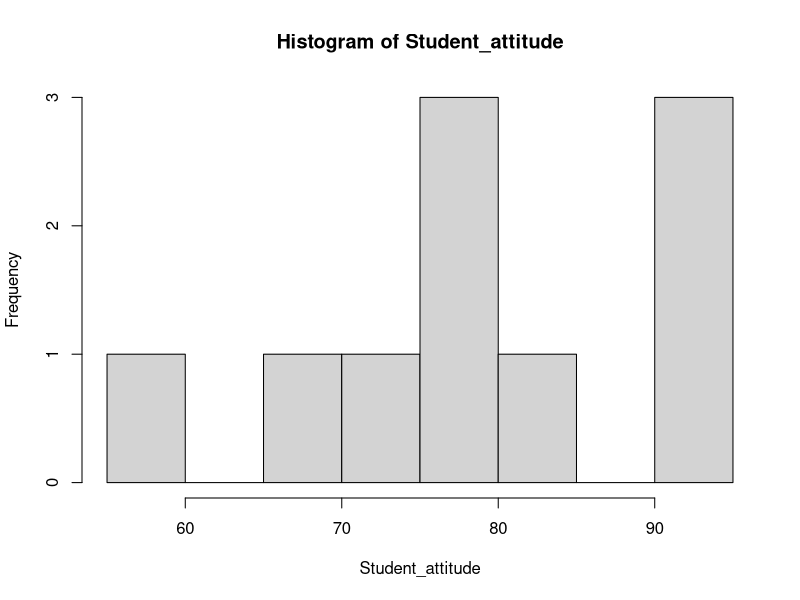
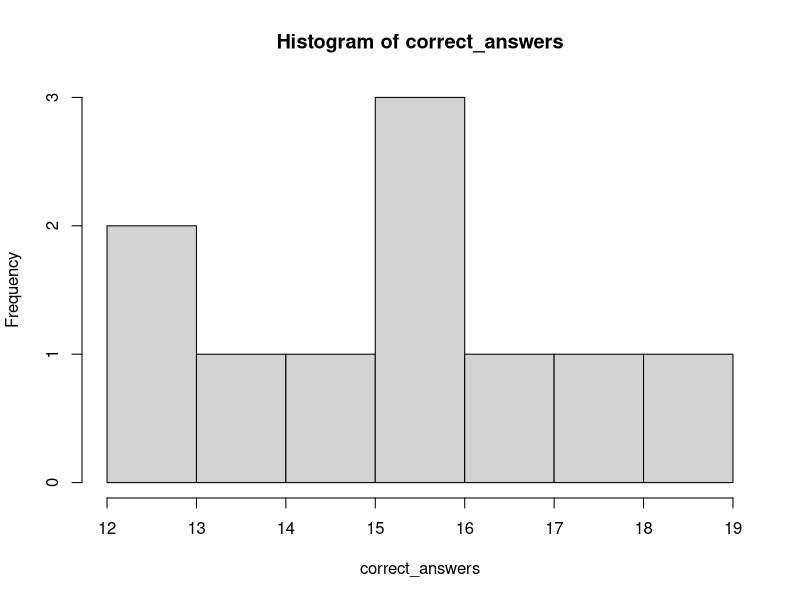
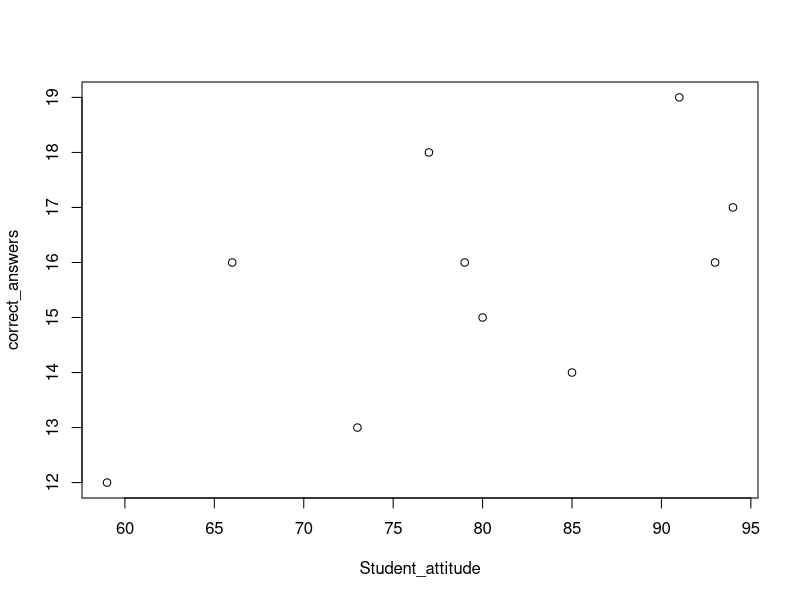

The R source for these figures, in order: (Note: this script raises an error after producing the figures.)
# Statistics Tutorial Day 4
###################################################

####----1. Working Directory----####
getwd()
setwd()

####----2. Correlation with small sample ----####

# Correlation example from video "How to calculate Pearson's correlation by hand"
# defining / loading your data
Student_attitude <- c(94,73,59,80,93,85,66,79,77,91)
correct_answers <- c(17,13,12,15,16,14,16,16,18,19)

# Testing for normality
shapiro.test(Student_attitude) # p-value above 0.05 -> normal distribution, ! but small sample! 
shapiro.test(correct_answers)

hist(Student_attitude)
hist(correct_answers)
plot(Student_attitude,correct_answers) # does this look like a correlation?

# Pearson's correlation coefficient
cor(Student_attitude,correct_answers)
#Correlation test statistic
cor.test(Student_attitude,correct_answers)

####----3. Correlation with survey data ----####

#load survey data 
trivial<-read.csv("survey25cleaned.csv",header=T, sep=",")

# inspect data and attach

# use correlation test on siblings number and pets

# check with histogram if the variables are normally distributed

#look at summary
summary(siblings_number)
summary(pets)

# can we use the logarithm for a transformation of pets and siblings_number?
log(0) #what is the logarithm of zero?

hist(log(siblings_number+1)) # avoiding -Inf
hist(log(pets+1))           # avoiding -Inf
shapiro.test(log(siblings_number+1)) 
shapiro.test(log(pets+1)) 
# Without a normal distribution, we cannot use Pearson correlation
# Alternative: let's try other types of correlations instead
?cor.test
# try spearman and kendall, both do not require normally distributed data

# what is the difference between those two methods?

#visualize
plot(siblings_number,pets)
table(siblings_number,pets)

#find other variables in the survey data (trivial data) suitable for a correlation


####----4. Correlation with Automobile data ----####
#load data
auto<-read.table("Automobile_R.txt",header=T)
attach(auto)
str(auto)
summary(auto)
#this shows the correlation coefficients for the entire data set (only possible if your data set contains only numbers)
cor(auto)
cor(auto,use = "complete.obs")
plot(auto)
#let's correlate automobile width with length

#how does this look like?
plot(width,length)
#are the two continuous variables normally distributed?

# try data transformation with logarithm

#if the data is not normally distributed there are two non-parametric rank correlations to choose from


# correlation between wheel base (= horizontal distance between the centers of the front and rear wheels) and length
hist(wheel.base)
hist(length)
cor.test(wheel.base,length)
#find a continuous variable in this data set that is normally distributed based on the Shapiro test


####----5. Correlation with base r datasets ----####

# cars dataset
str(cars) # !! different than mtcars dataset
plot(cars) # what is your assumption about a potential correlation?

# create histograms

# run correlation

# mtcars dataset
cor(mtcars)
min(cor(mtcars)) # find "the most" negative correlation coefficient

# create histograms for vs and mpg

# run correlation for vs and mpg, !! works?

# create histograms for horse power

# run correlation for hp and mpg, pearson, spearman or kendall?

# run correlation for wt and mpg, pearson, spearman or kendall?
